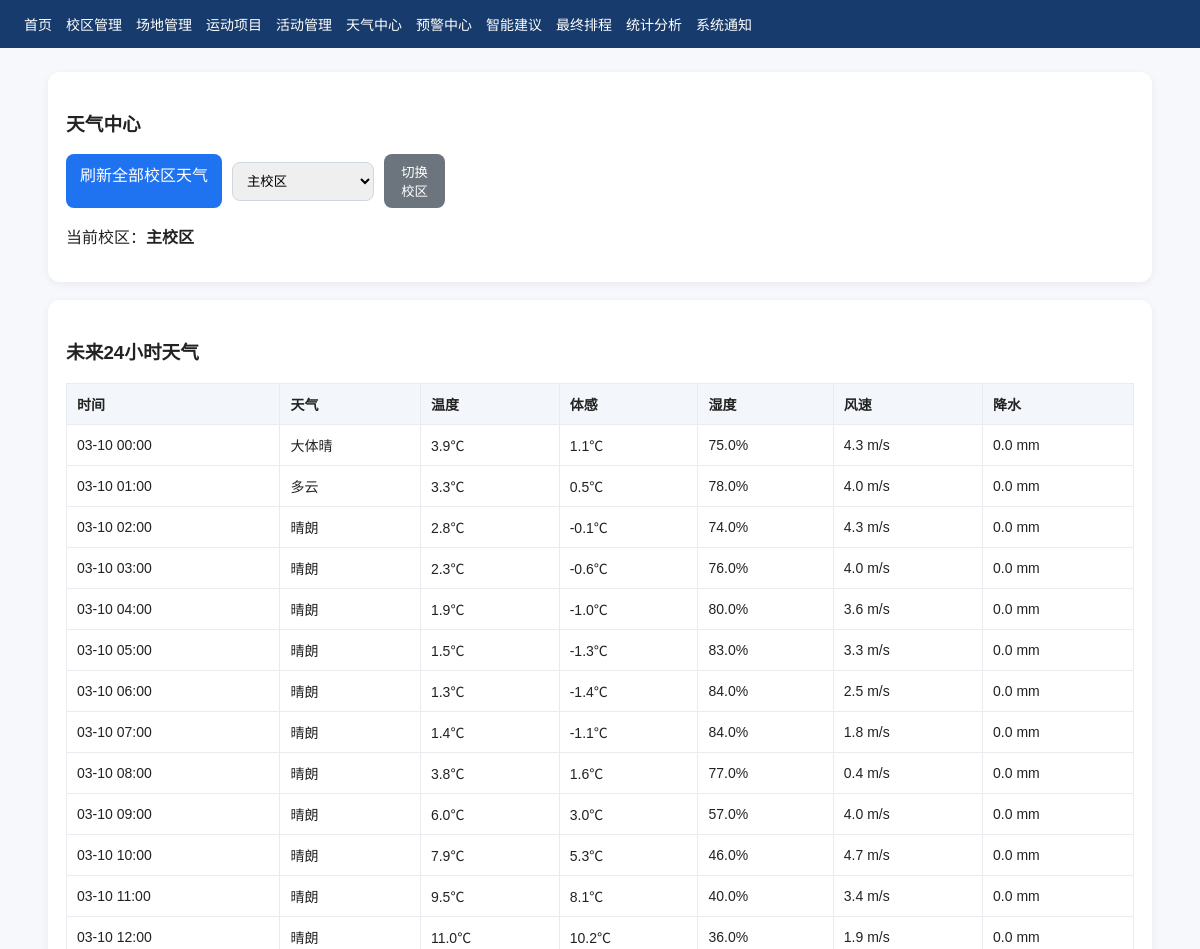
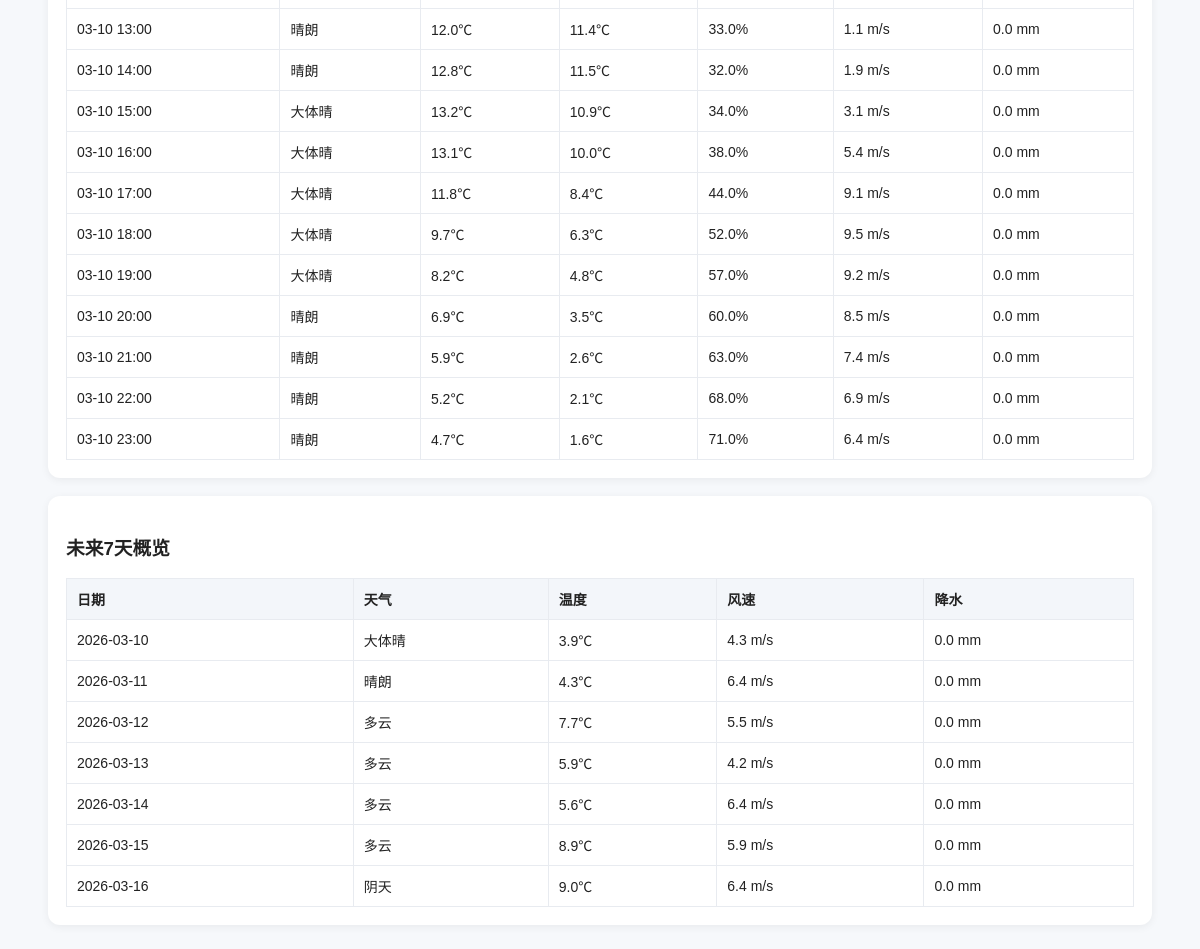
Page /weather/ on the committed database (2 pictures, top to bottom).
### core/models.py (models this page shows, shortened)
class TimeStampedModel(models.Model):
    created_at = models.DateTimeField(auto_now_add=True, verbose_name="创建时间")
    updated_at = models.DateTimeField(auto_now=True, verbose_name="更新时间")
    class Meta:
        abstract = True

class Campus(TimeStampedModel):
    name = models.CharField(max_length=100, unique=True, verbose_name="校区名称")
    location = models.CharField(max_length=255, blank=True, verbose_name="位置")
    latitude = models.FloatField(default=31.2304, verbose_name="纬度")
    longitude = models.FloatField(default=121.4737, verbose_name="经度")
    description = models.TextField(blank=True, verbose_name="描述")
    class Meta:
        verbose_name = "校区"
        verbose_name_plural = "校区"
        ordering = ["id"]

class WeatherRecord(TimeStampedModel):
    campus = models.ForeignKey(
        Campus,
        on_delete=models.CASCADE,
        related_name="weather_records",
        verbose_name="校区"
    )
    forecast_time = models.DateTimeField(verbose_name="预报时间")
    temperature = models.FloatField(default=0, verbose_name="温度")
    apparent_temperature = models.FloatField(default=0, verbose_name="体感温度")
    humidity = models.FloatField(default=0, verbose_name="湿度")
    precipitation = models.FloatField(default=0, verbose_name="降水")
    wind_speed = models.FloatField(default=0, verbose_name="风速")
    weather_code = models.IntegerField(default=0, verbose_name="天气编码")
    is_day = models.BooleanField(default=True, verbose_name="是否白天")
    class Meta:
        verbose_name = "天气记录"
        verbose_name_plural = "天气记录"
        ordering = ["forecast_time"]
        unique_together = ("campus", "forecast_time")

### core/views.py (the view)
# urls.py: path("weather/", views.weather_center, name="weather_center"),
def weather_center(request):
    campus_id = request.GET.get("campus")
    campuses = Campus.objects.all()
    current_campus = campuses.first()
    if campus_id:
        current_campus = get_object_or_404(Campus, id=campus_id)
    next_24h = []
    next_7d = []
    if current_campus:
        records = list(
            WeatherRecord.objects.filter(campus=current_campus).order_by("forecast_time")
        )
        next_24h = records[:24]
        next_7d = records[:24 * 7:24]
        for item in next_24h:
            item.weather_name = weather_text(item.weather_code)
        for item in next_7d:
            item.weather_name = weather_text(item.weather_code)
    context = {
        "campuses": campuses,
        "current_campus": current_campus,
        "next_24h": next_24h,
        "next_7d": next_7d,
    }
    return render(request, "core/weather_center.html", context)

### core/utils.py (called while the page is built)
def weather_text(code: int) -> str:
    return WEATHER_CODE_MAP.get(code, f"未知天气({code})")

### core/templates/core/weather_center.html
{% extends 'core/base.html' %}
{% block content %}
<div class="card">
    <h3>天气中心</h3>
    <div class="toolbar">
        <a class="btn" href="/weather/refresh/">刷新全部校区天气</a>
        <form method="get" style="display:flex; gap:10px; align-items:center;">
            <select name="campus">
                {% for c in campuses %}
                <option value="{{ c.id }}" {% if current_campus and c.id == current_campus.id %}selected{% endif %}>
                    {{ c.name }}
                </option>
                {% endfor %}
            </select>
            <button class="btn gray" type="submit">切换校区</button>
        </form>
    </div>
    {% if current_campus %}
    <p>当前校区：<strong>{{ current_campus.name }}</strong></p>
    {% endif %}
</div>
<div class="card">
    <h3>未来24小时天气</h3>
    <table>
        <tr>
            <th>时间</th>
            <th>天气</th>
            <th>温度</th>
            <th>体感</th>
            <th>湿度</th>
            <th>风速</th>
            <th>降水</th>
        </tr>
        {% for item in next_24h %}
        <tr>
            <td>{{ item.forecast_time|date:"m-d H:i" }}</td>
            <td>{{ item.weather_name }}</td>
            <td>{{ item.temperature }}℃</td>
            <td>{{ item.apparent_temperature }}℃</td>
            <td>{{ item.humidity }}%</td>
            <td>{{ item.wind_speed }} m/s</td>
            <td>{{ item.precipitation }} mm</td>
        </tr>
        {% empty %}
        <tr>
            <td colspan="7">暂无天气数据，请先刷新天气</td>
        </tr>
        {% endfor %}
    </table>
</div>
<div class="card">
    <h3>未来7天概览</h3>
    <table>
        <tr>
            <th>日期</th>
            <th>天气</th>
            <th>温度</th>
            <th>风速</th>
            <th>降水</th>
        </tr>
        {% for item in next_7d %}
        <tr>
            <td>{{ item.forecast_time|date:"Y-m-d" }}</td>
            <td>{{ item.weather_name }}</td>
            <td>{{ item.temperature }}℃</td>
            <td>{{ item.wind_speed }} m/s</td>
            <td>{{ item.precipitation }} mm</td>
        </tr>
        {% empty %}
        <tr>
            <td colspan="5">暂无数据</td>
        </tr>
        {% endfor %}
    </table>
</div>
{% endblock %}

### core/templates/core/base.html (style rules this page uses)
body { font-family: Arial, sans-serif; margin: 0; background: #f6f8fb; color: #222; }
.card { background: #fff; border-radius: 12px; box-shadow: 0 2px 8px rgba(0,0,0,.06); padding: 18px; margin-bottom: 18px; }
table { width: 100%; border-collapse: collapse; background: #fff; }
th, td { border: 1px solid #e8ebf0; padding: 10px; font-size: 14px; text-align: left; }
th { background: #f3f6fa; }
.btn { display: inline-block; background: #1f73f1; color: #fff; text-decoration: none; padding: 8px 14px; border-radius: 8px; border: none; cursor: pointer; }
.btn.gray { background: #6c757d; }
.toolbar { display: flex; gap: 10px; flex-wrap: wrap; margin-bottom: 16px; }
input, select, textarea { width: 100%; padding: 10px; border: 1px solid #cfd6df; border-radius: 8px; box-sizing: border-box; }

### rows in the picture
Campus: name "主校区"
WeatherRecord: forecast_time "03-10 00:00", weather_name "大体晴", temperature "3.9", apparent_temperature "1.1", humidity "75.0", wind_speed "4.3", precipitation "0.0", forecast_time "2026-03-10"
WeatherRecord: forecast_time "03-10 01:00", weather_name "多云", temperature "3.3", apparent_temperature "0.5", humidity "78.0", wind_speed "4.0", precipitation "0.0"
WeatherRecord: forecast_time "03-10 02:00", weather_name "晴朗", temperature "2.8", apparent_temperature "-0.1", humidity "74.0", wind_speed "4.3", precipitation "0.0"
WeatherRecord: forecast_time "03-10 03:00", weather_name "晴朗", temperature "2.3", apparent_temperature "-0.6", humidity "76.0", wind_speed "4.0", precipitation "0.0"
WeatherRecord: forecast_time "03-10 04:00", weather_name "晴朗", temperature "1.9", apparent_temperature "-1.0", humidity "80.0", wind_speed "3.6", precipitation "0.0"
WeatherRecord: forecast_time "03-10 05:00", weather_name "晴朗", temperature "1.5", apparent_temperature "-1.3", humidity "83.0", wind_speed "3.3", precipitation "0.0"
WeatherRecord: forecast_time "03-10 06:00", weather_name "晴朗", temperature "1.3", apparent_temperature "-1.4", humidity "84.0", wind_speed "2.5", precipitation "0.0"
WeatherRecord: forecast_time "03-10 07:00", weather_name "晴朗", temperature "1.4", apparent_temperature "-1.1", humidity "84.0", wind_speed "1.8", precipitation "0.0"
WeatherRecord: forecast_time "03-10 08:00", weather_name "晴朗", temperature "3.8", apparent_temperature "1.6", humidity "77.0", wind_speed "0.4", precipitation "0.0"
WeatherRecord: forecast_time "03-10 09:00", weather_name "晴朗", temperature "6.0", apparent_temperature "3.0", humidity "57.0", wind_speed "4.0", precipitation "0.0"
WeatherRecord: forecast_time "03-10 10:00", weather_name "晴朗", temperature "7.9", apparent_temperature "5.3", humidity "46.0", wind_speed "4.7", precipitation "0.0"
WeatherRecord: forecast_time "03-10 11:00", weather_name "晴朗", temperature "9.5", apparent_temperature "8.1", humidity "40.0", wind_speed "3.4", precipitation "0.0"
WeatherRecord: forecast_time "03-10 12:00", weather_name "晴朗", temperature "11.0", apparent_temperature "10.2", humidity "36.0", wind_speed "1.9", precipitation "0.0"
WeatherRecord: forecast_time "03-10 13:00", weather_name "晴朗", temperature "12.0", apparent_temperature "11.4", humidity "33.0", wind_speed "1.1", precipitation "0.0"
WeatherRecord: forecast_time "03-10 14:00", weather_name "晴朗", temperature "12.8", apparent_temperature "11.5", humidity "32.0", wind_speed "1.9", precipitation "0.0"
WeatherRecord: forecast_time "03-10 15:00", weather_name "大体晴", temperature "13.2", apparent_temperature "10.9", humidity "34.0", wind_speed "3.1", precipitation "0.0"
WeatherRecord: forecast_time "03-10 16:00", weather_name "大体晴", temperature "13.1", apparent_temperature "10.0", humidity "38.0", wind_speed "5.4", precipitation "0.0"
WeatherRecord: forecast_time "03-10 17:00", weather_name "大体晴", temperature "11.8", apparent_temperature "8.4", humidity "44.0", wind_speed "9.1", precipitation "0.0"
WeatherRecord: forecast_time "03-10 18:00", weather_name "大体晴", temperature "9.7", apparent_temperature "6.3", humidity "52.0", wind_speed "9.5", precipitation "0.0"
WeatherRecord: forecast_time "03-10 19:00", weather_name "大体晴", temperature "8.2", apparent_temperature "4.8", humidity "57.0", wind_speed "9.2", precipitation "0.0"
WeatherRecord: forecast_time "03-10 20:00", weather_name "晴朗", temperature "6.9", apparent_temperature "3.5", humidity "60.0", wind_speed "8.5", precipitation "0.0"
WeatherRecord: forecast_time "03-10 21:00", weather_name "晴朗", temperature "5.9", apparent_temperature "2.6", humidity "63.0", wind_speed "7.4", precipitation "0.0"
WeatherRecord: forecast_time "03-10 22:00", weather_name "晴朗", temperature "5.2", apparent_temperature "2.1", humidity "68.0", wind_speed "6.9", precipitation "0.0"
WeatherRecord: forecast_time "03-10 23:00", weather_name "晴朗", temperature "4.7", apparent_temperature "1.6", humidity "71.0", wind_speed "6.4", precipitation "0.0"
WeatherRecord: forecast_time "2026-03-11", weather_name "晴朗", temperature "4.3", wind_speed "6.4", precipitation "0.0"
WeatherRecord: forecast_time "2026-03-12", weather_name "多云", temperature "7.7", wind_speed "5.5", precipitation "0.0"
WeatherRecord: forecast_time "2026-03-13", weather_name "多云", temperature "5.9", wind_speed "4.2", precipitation "0.0"
WeatherRecord: forecast_time "2026-03-14", weather_name "多云", temperature "5.6", wind_speed "6.4", precipitation "0.0"
WeatherRecord: forecast_time "2026-03-15", weather_name "多云", temperature "8.9", wind_speed "5.9", precipitation "0.0"
WeatherRecord: forecast_time "2026-03-16", weather_name "阴天", temperature "9.0", wind_speed "6.4", precipitation "0.0"

### other values in the picture
form field campus "主校区"
